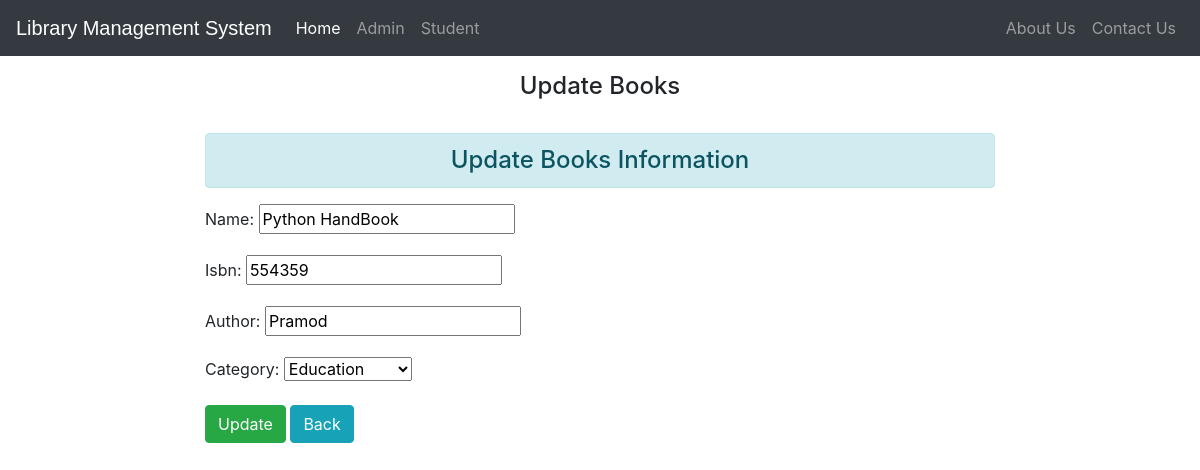
The app's page /updatebooks/3/ with its own data.
### library/models.py (models this page shows, shortened)
class Book(models.Model):
    catchoice = [
        ('education', 'Education'),
        ('entertainment', 'Entertainment'),
        ('comics', 'Comics'),
        ('biography', 'Biographie'),
        ('history', 'History'),
    ]
    name = models.CharField(max_length=30)
    isbn = models.PositiveIntegerField()
    author = models.CharField(max_length=40)
    category = models.CharField(
        max_length=30, choices=catchoice, default='education')

### library/views.py (the view)
# urls.py: path('updatebooks/<int:id>/', views.upd_books, name='updatebook'),
def upd_books(request, id):
    if request.method == 'POST':
        pi = models.Book.objects.get(pk=id)
        fm = forms.BookForm(request.POST, instance=pi)
        if fm.is_valid():
            fm.save()
    else:
        pi = models.Book.objects.get(pk=id)
        fm = forms.BookForm(instance=pi)
    return render(request, 'library/updatebooks.html', {'form': fm})

### library/forms.py
class BookForm(forms.ModelForm):
    class Meta:
        model=models.Book
        fields=['name','isbn','author','category']

### templates/library/updatebooks.html (shortened to what this page needs)
<!DOCTYPE html>
<html lang="en">
<head>
    <link rel="stylesheet" href="https://stackpath.bootstrapcdn.com/bootstrap/4.3.1/css/bootstrap.min.css">
    <link rel="stylesheet" href="https://maxcdn.bootstrapcdn.com/font-awesome/4.7.0/css/font-awesome.min.css">
</head>
<body>
    {% include "library/navbar.html" %}
    <br>
    <br>
    <br>
    <h4 class="text-center"> Update Books</h4>
    <br>
    <div class="row">
        <div class="col-sm-8 offset-2">
            <h4 class="alert alert-info text-center">Update Books Information</h4>
            <form action="" method="post">
                {{form.as_p}}
                <input type="submit" value="Update" class="btn btn-success">
                <a href="/viewbook" class="btn btn-info">Back</a>
            </form>
        </div>
    </div>
</body>
</html>

### records on screen
Book: name "Python HandBook", isbn "554359", author "Pramod", category "Education"
